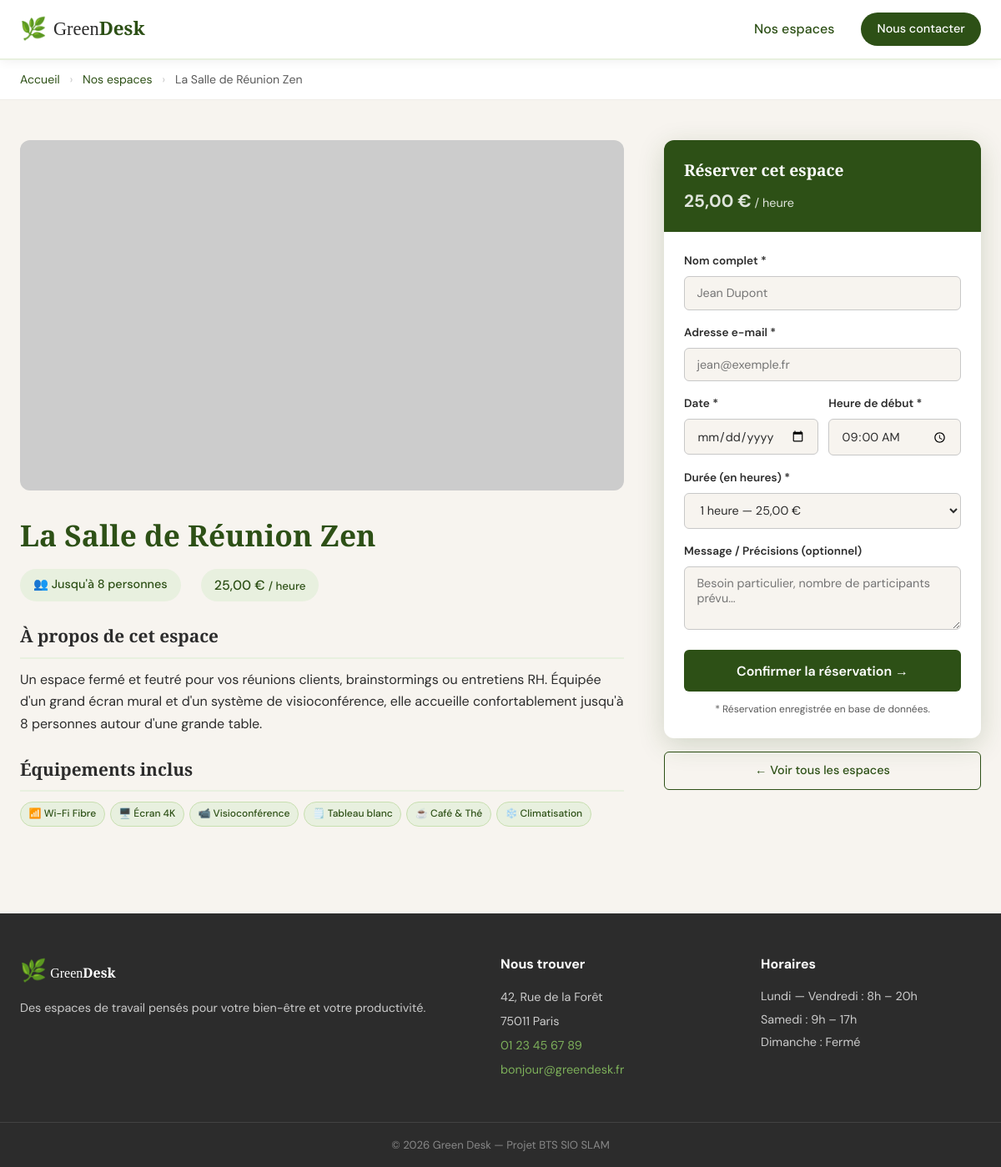
The app's page /details.php?id=2 with its own data.
### tables this page shows
CREATE TABLE espaces (
    id          INT          AUTO_INCREMENT PRIMARY KEY, 
    nom         VARCHAR(100) NOT NULL,                   
    description TEXT         NOT NULL,                  
    prix_heure  DECIMAL(6,2) NOT NULL,                   
    capacite    TINYINT      NOT NULL,                
    image_url   VARCHAR(255) DEFAULT NULL,              
    equipements VARCHAR(255) DEFAULT NULL                
);

### details.php (the view, shortened to what this page needs)
<?php
require_once 'db.php';
$id = isset($_GET['id']) ? (int)$_GET['id'] : 0;
$espace = getEspaceById($id);
require_once 'header.php';
?>
<nav class="breadcrumb">
    <div class="container">
        <a href="index.php">Accueil</a>
        <span class="sep">›</span>
        <a href="index.php">Nos espaces</a>
        <span class="sep">›</span>
        <span><?= htmlspecialchars($espace['nom']) ?></span>
    </div>
</nav>
<div class="container detail-layout">
    <article class="detail-main">
        <?php if (!empty($espace['image_url'])) : ?>
        <div class="detail-image-wrapper">
            <img
                src="<?= htmlspecialchars($espace['image_url']) ?>"
                alt="Photo de <?= htmlspecialchars($espace['nom']) ?>"
                class="detail-image"
                onerror="this.style.display='none'; this.parentElement.classList.add('img-fallback');"
            >
        </div>
        <?php endif; ?>
        <div class="detail-header">
            <h1 class="detail-title"><?= htmlspecialchars($espace['nom']) ?></h1>
            <div class="detail-meta">
                <span class="meta-item">👥 Jusqu'à <?= (int)$espace['capacite'] ?> personnes</span>
                <span class="meta-item meta-price">
                    <?= number_format($espace['prix_heure'], 2, ',', ' ') ?> € <small>/ heure</small>
                </span>
            </div>
        </div>
        <div class="detail-description">
            <h2>À propos de cet espace</h2>
            <p><?= nl2br(htmlspecialchars($espace['description'])) ?></p>
        </div>
        <div class="detail-equipements">
            <h2>Équipements inclus</h2>
            <?= getEquipements($espace['equipements']) ?>
        </div>
    </article>
    <aside class="detail-sidebar">
        <div class="resa-card">
            <div class="resa-card-header">
                <h3>Réserver cet espace</h3>
                <p class="resa-price">
                    <strong><?= number_format($espace['prix_heure'], 2, ',', ' ') ?> €</strong> / heure
                </p>
            </div>
            <form method="post" action="" class="resa-form">
                <div class="form-group">
                    <label for="nom">Nom complet *</label>
                    <input type="text" id="nom" name="nom" placeholder="Jean Dupont" required
                        value="<?= htmlspecialchars($_POST['nom'] ?? '') ?>">
                </div>
                <div class="form-group">
                    <label for="email">Adresse e-mail *</label>
                    <input type="email" id="email" name="email" placeholder="jean@exemple.fr" required
                        value="<?= htmlspecialchars($_POST['email'] ?? '') ?>">
                </div>
                <div class="form-row">
                    <div class="form-group">
                        <label for="date">Date *</label>
                        <input type="date" id="date" name="date" required
                            min="<?= date('Y-m-d') ?>"
                            value="<?= htmlspecialchars($_POST['date'] ?? '') ?>">
                    </div>
                    <div class="form-group">
                        <label for="heure">Heure de début *</label>
                        <input type="time" id="heure" name="heure" min="08:00" max="19:00" required
                            value="<?= htmlspecialchars($_POST['heure'] ?? '09:00') ?>">
                    </div>
                </div>
                <div class="form-group">
                    <label for="duree">Durée (en heures) *</label>
                    <select id="duree" name="duree" required>
                        <?php for ($h = 1; $h <= 8; $h++) : ?>
                            <option value="<?= $h ?>" <?= (($_POST['duree'] ?? 1) == $h) ? 'selected' : '' ?>>
                                <?= $h ?> heure<?= $h > 1 ? 's' : '' ?>
                            </option>
                        <?php endfor; ?>
                    </select>
                </div>
                <div class="form-group">
                    <label for="message">Message / Précisions (optionnel)</label>
                    <textarea id="message" name="message" rows="3"
                        placeholder="Besoin particulier, nombre de participants prévu..."
                    ><?= htmlspecialchars($_POST['message'] ?? '') ?></textarea>
                </div>
                <button type="submit" class="btn-submit">
                    Confirmer la réservation →
                </button>
                <p class="resa-notice">* Réservation enregistrée en base de données.</p>
            </form>
        </div>
        <a href="index.php" class="btn-back">← Voir tous les espaces</a>
    </aside>
</div>
<?php require_once 'footer.php'; ?>

### db.php (shortened to what this page needs)
<?php
try {
    $dsn = "mysql:host=" . DB_HOST . ";dbname=" . DB_NAME . ";charset=" . DB_CHARSET;
    $options = [
        PDO::ATTR_ERRMODE            => PDO::ERRMODE_EXCEPTION,
        PDO::ATTR_DEFAULT_FETCH_MODE => PDO::FETCH_ASSOC,
        PDO::ATTR_EMULATE_PREPARES   => false,
    ];
    $pdo = new PDO($dsn, DB_USER, DB_PASS, $options);
} catch (PDOException $e) {
    die('<p style="color:red;font-family:monospace;">Erreur de connexion BDD : ' . htmlspecialchars($e->getMessage()) . '</p>');
}
function getEquipements(string $string): string
{
    $items = array_map('trim', explode(',', $string));
    $icones = [
        'Wi-Fi Fibre'      => '📶',
        'Café & Thé'       => '☕',
        'Projecteur HD'    => '📽️',
        'Écran 4K'         => '🖥️',
        'Tableau blanc'    => '🗒️',
        'Tableau ardoise'  => '🖊️',
        'Climatisation'    => '❄️',
        'Visioconférence'  => '📹',
        'Imprimante'       => '🖨️',
        'Imprimante A3'    => '🖨️',
        'Casiers sécurisés'=> '🔒',
        'Casier dédié'     => '🔒',
        'Téléphone fixe'   => '📞',
    ];
    $html = '<div class="equipements-list">';
    foreach ($items as $item) {
        $icone = $icones[$item] ?? '✔';
        $html .= '<span class="badge-equipement">' . $icone . ' ' . htmlspecialchars($item) . '</span>';
    }
    $html .= '</div>';
    return $html;
}
function getEspaceById(int $id)
{
    global $pdo;
    $stmt = $pdo->prepare('SELECT * FROM espaces WHERE id = :id');
    $stmt->execute([':id' => $id]);
    return $stmt->fetch();
}

### records on screen
espaces: nom "La Salle de Réunion Zen", capacite "8", prix_heure "25,00", description "Un espace fermé et feutré pour vos réunions clients, brainstormings ou entretiens RH. Équipée d'un grand écran mural et d'un système de visioconférence, elle accueille confortablement jusqu'à 8 personnes autour d'une grande table.", equipements "📶", equipements "Wi-Fi Fibre", equipements "🖥️", equipements "Écran 4K", equipements "📹", equipements "Visioconférence", equipements "🗒️", equipements "Tableau blanc", equipements "☕", equipements "Café & Thé", equipements "❄️", equipements "Climatisation"

### other values on screen
form field duree "1 heure — 25,00 €"
